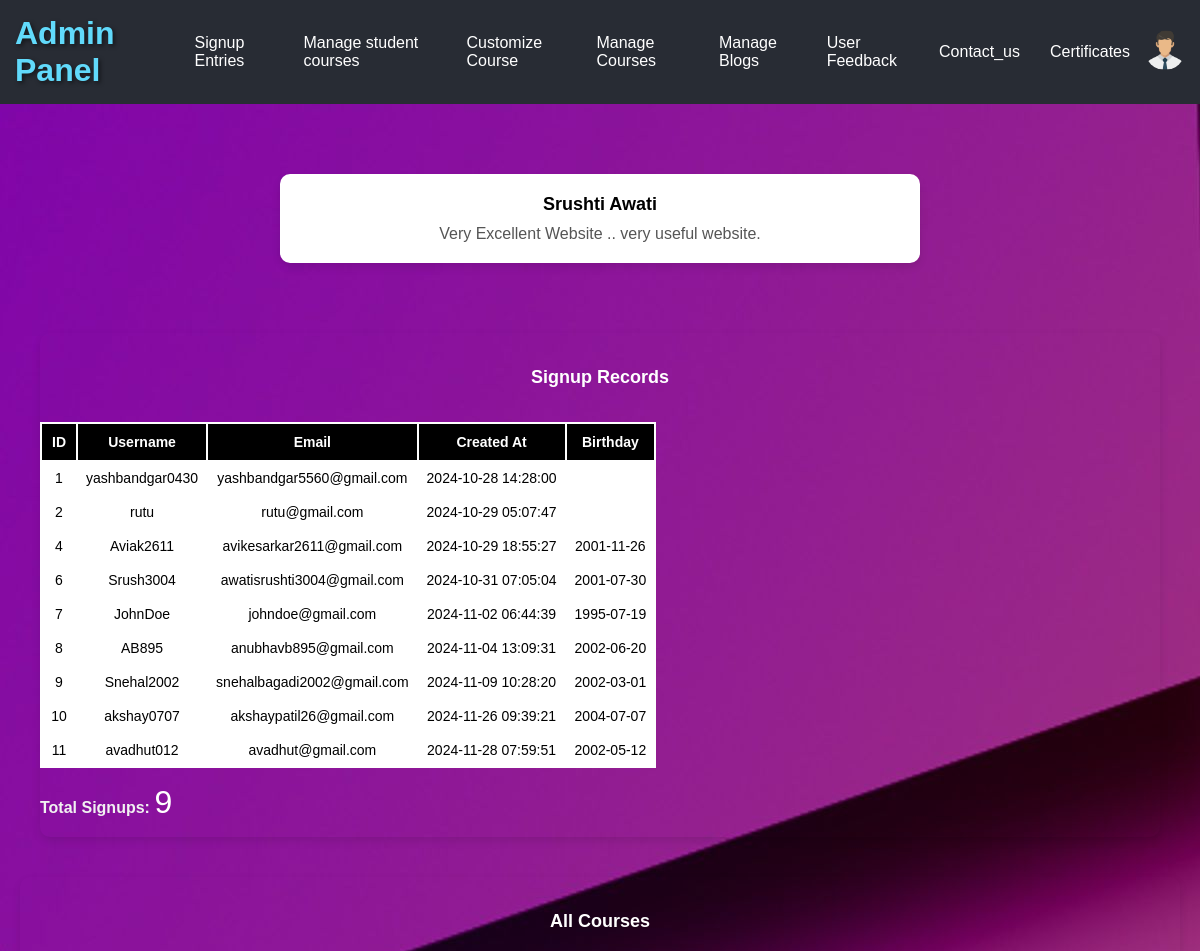
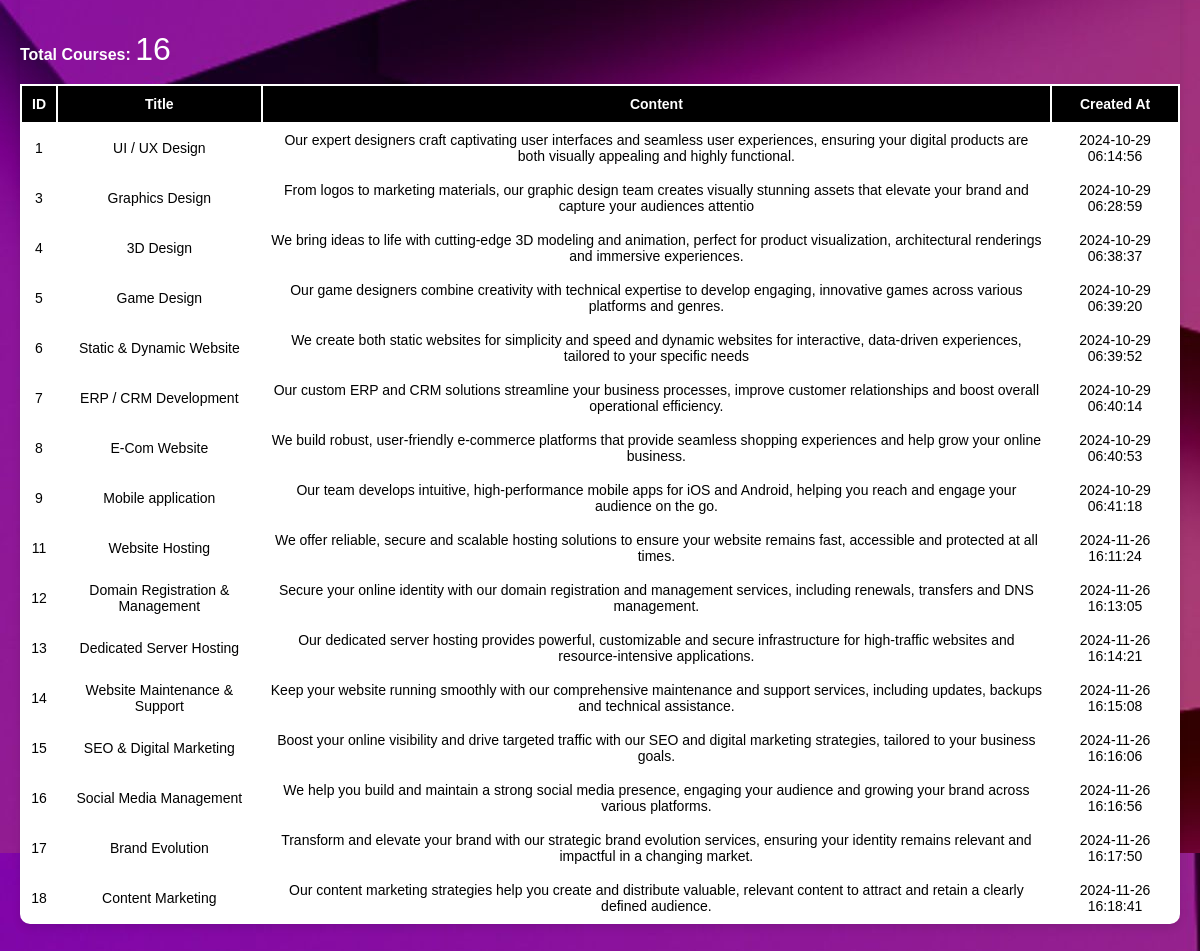
Page /admin-panel.php on the committed database (2 pictures, top to bottom).
### tables this page shows
CREATE TABLE `feedback` (
  `id` int(11) NOT NULL,
  `name` varchar(255) NOT NULL,
  `contact` varchar(15) DEFAULT NULL,
  `email` varchar(255) NOT NULL,
  `feedback` text NOT NULL,
  `created_at` timestamp NOT NULL DEFAULT current_timestamp()
);

CREATE TABLE `users` (
  `id` int(11) NOT NULL,
  `username` varchar(50) NOT NULL,
  `email` varchar(100) NOT NULL,
  `password` varchar(255) NOT NULL,
  `created_at` timestamp NOT NULL DEFAULT current_timestamp(),
  `profile_picture` varchar(255) DEFAULT NULL,
  `birthday` date DEFAULT NULL
);

CREATE TABLE `courses` (
  `id` int(11) NOT NULL,
  `title` varchar(255) NOT NULL,
  `content` text NOT NULL,
  `image` varchar(255) DEFAULT NULL,
  `created_at` timestamp NOT NULL DEFAULT current_timestamp()
);

### admin-panel.php (the view, shortened to what this page needs)
<?php
$servername = "localhost";
$username = "root";
$password = "";
$dbname = "user_system";
$conn = new mysqli($servername, $username, $password, $dbname,port:5306);
$courses_query = "SELECT id, title, content, image, created_at FROM courses";
$courses_result = $conn->query($courses_query);
$feedback_query = "SELECT name, feedback FROM feedback";
$feedback_result = $conn->query($feedback_query);
$feedbacks = [];
if ($feedback_result->num_rows > 0) {
    while ($row = $feedback_result->fetch_assoc()) {
        $feedbacks[] = $row;
    }
}
?>
<!DOCTYPE html>
<html lang="en">
<head>
</head>
<body>
    <div class="navbar">
        <div class="brand">Admin Panel</div>
        <div class="nav-links">
            <a href="#" onclick="showSection('dashboard')">Signup Entries</a>
            <a href="#" onclick="showSection('manageStudents')">Manage student courses</a>
            <a href="#" onclick="showSection('manageAds')">Customize Course</a>
            <a href="#" onclick="showSection('manageCourses')">Manage Courses</a>
            <a href="#" onclick="showSection('manageBlogs')">Manage Blogs</a>
            <a href="#" onclick="showSection('feedback')">User Feedback</a>
            <a href="#" onclick="showSection('contactus')">Contact_us</a>
            <a href="#" onclick="showSection('certificate')">Certificates</a>
            <div class="profile" onclick="toggleDropdown()">
                <img src="images/profilelogo.png" alt="Profile" class="profile-icon">
            </div>
        </div>
    </div>
    <div class="container">
    <div class="feedback-container">
    <?php foreach ($feedbacks as $index => $feedback): ?>
        <div class="feedback-slide <?= $index === 0 ? 'active' : '' ?>">
            <div class="feedback-name"><?= htmlspecialchars($feedback['name']) ?></div>
            <div class="feedback-text"><?= htmlspecialchars($feedback['feedback']) ?></div>
        </div>
    <?php endforeach; ?>
</div>
<div class="container mt-4">
    <div class="row">
        <div class="col-md-6">
            <div class="card">
                <div class="card-header bg-primary text-white">
                    <target><h4 style="color:white;">Signup Records</h4></target>
                </div>
                <div class="card-body">
                    <?php
                    $signup_query = "SELECT * FROM users";
                    $signup_result = $conn->query($signup_query);
                    $count_query = "SELECT COUNT(*) AS total_signups FROM users";
                    $count_result = $conn->query($count_query);
                    $total_signups = $count_result->fetch_assoc()['total_signups'];
                    ?>
                    <?php if ($signup_result->num_rows > 0): ?>
                        <table class="table table-bordered">
                            <thead>
                                <tr style="color:black">
                                    <th>ID</th>
                                    <th>Username</th>
                                    <th>Email</th>
                                    <th>Created At</th>
                                    <th>Birthday</th>
                                </tr>
                            </thead>
                            <tbody>
                                <?php while ($row = $signup_result->fetch_assoc()): ?>
                                    <tr>
                                        <td><?= $row['id'] ?></td>
                                        <td><?= $row['username'] ?></td>
                                        <td><?= $row['email'] ?></td>
                                        <td><?= $row['created_at'] ?></td>
                                        <td><?= $row['birthday'] ?></td>
                                    </tr>
                                <?php endwhile; ?>
                            </tbody>
                        </table>
                        <p><strong style="color:#f1f1f1;">Total Signups:</strong>
    <span style="color: #ffffff; font-size: 2em;"><?= $total_signups ?></span>
</p>
<?php else: ?>
<p>No signup records found.</p>
<?php endif; ?>
                </div>
            </div>
        </div>
    </div>
</div>
<div class="col-md-6">
    <div class="card">
        <div class="card-header bg-success text-white">
            <h4 style="color:white;">All Courses</h4>
        </div>
        <div class="card-body">
            <?php
            $course_count = $courses_result->num_rows;
            ?>
            <p><strong style="color:white;">Total Courses:</strong>
                <span style="color: white; font-size: 2em;"><?= $course_count ?></span>
            </p>
            <?php if ($course_count > 0): ?>
                <table class="table table-bordered">
                    <thead>
                        <tr>
                            <th>ID</th>
                            <th>Title</th>
                            <th>Content</th>
                            <th>Created At</th>
                        </tr>
                    </thead>
                    <tbody>
                        <?php while ($row = $courses_result->fetch_assoc()): ?>
                            <tr>
                                <td><?= $row['id'] ?></td>
                                <td><?= $row['title'] ?></td>
                                <td><?= $row['content'] ?></td>
                                <td><?= $row['created_at'] ?></td>
                            </tr>
                        <?php endwhile; ?>
                    </tbody>
                </table>
            <?php else: ?>
                <p>No courses found.</p>
            <?php endif; ?>
        </div>
    </div>
</div>
</div>
</body>
</html>

### admin-panel.php (style rules this page uses)
body { margin: 0; padding: 0; font-family: Arial, sans-serif; background-image: url('./images/background2.jpg'); background-repeat: repeat; background-size: auto; background-position: top left; }
.navbar { display: flex; justify-content: space-between; align-items: center; background-color: #282c34; padding: 15px; }
.brand { font-size: 2em; font-weight: bold; color: #61dafb; text-shadow: 2px 2px 4px rgba(0, 0, 0, 0.5); animation: fadeIn 1.5s ease-in-out; }
.nav-links { display: flex; align-items: center; }
.nav-links a { color: #ffffff; padding: 10px 15px; text-decoration: none; transition: color 0.3s ease; }
.profile { position: relative; cursor: pointer; }
.profile-icon { width: 40px; height: 40px; border-radius: 50%; }
.container { padding: 20px; }
.active { display: block; }
.feedback-container { max-width: 600px; margin: 50px auto; padding: 20px; border-radius: 10px; background-color: #ffffff; box-shadow: 0 4px 8px rgba(0, 0, 0, 0.1); text-align: center; overflow: hidden; }
.feedback-slide { display: none; }
.feedback-slide.active { display: block; }
.feedback-name { font-weight: bold; font-size: 18px; margin-bottom: 10px; }
.feedback-text { font-size: 16px; color: #555; }
.container { max-width: 1200px; margin: auto; padding: 20px; }
.card { border-radius: 10px; box-shadow: 0 4px 8px rgba(0, 0, 0, 0.1); margin-bottom: 20px; overflow: hidden; }
.card-header { font-weight: bold; font-size: 18px; text-align: center; padding: 10px 0; }
.table { margin: 0; font-size: 14px; text-align: left; background-color: white; }
.table th { background-color: black; color: white; text-align: center; padding: 10px; }
.table td { padding: 8px; text-align: center; vertical-align: middle; }

### rows in the picture
feedback: name "Srushti Awati", feedback "Very Excellent Website .. very useful website."
users: id "1", username "yashbandgar0430", email "yashbandgar5560@gmail.com", created_at "2024-10-28 14:28:00"
users: id "2", username "rutu", email "rutu@gmail.com", created_at "2024-10-29 05:07:47"
users: id "4", username "Aviak2611", email "avikesarkar2611@gmail.com", created_at "2024-10-29 18:55:27", birthday "2001-11-26"
users: id "6", username "Srush3004", email "awatisrushti3004@gmail.com", created_at "2024-10-31 07:05:04", birthday "2001-07-30"
users: id "7", username "JohnDoe", email "johndoe@gmail.com", created_at "2024-11-02 06:44:39", birthday "1995-07-19"
users: id "8", username "AB895", email "anubhavb895@gmail.com", created_at "2024-11-04 13:09:31", birthday "2002-06-20"
users: id "9", username "Snehal2002", email "snehalbagadi2002@gmail.com", created_at "2024-11-09 10:28:20", birthday "2002-03-01"
users: id "10", username "akshay0707", email "akshaypatil26@gmail.com", created_at "2024-11-26 09:39:21", birthday "2004-07-07"
users: id "11", username "avadhut012", email "avadhut@gmail.com", created_at "2024-11-28 07:59:51", birthday "2002-05-12"
courses: id "1", title "UI / UX Design", content "Our expert designers craft captivating user interfaces and seamless user experiences, ensuring your digital products are both visually appealing and highly functional.", created_at "2024-10-29 06:14:56"
courses: id "3", title "Graphics Design", content "From logos to marketing materials, our graphic design team creates visually stunning assets that elevate your brand and capture your audiences attentio", created_at "2024-10-29 06:28:59"
courses: id "4", title "3D Design", content "We bring ideas to life with cutting-edge 3D modeling and animation, perfect for product visualization, architectural renderings and immersive experiences.", created_at "2024-10-29 06:38:37"
courses: id "5", title "Game Design", content "Our game designers combine creativity with technical expertise to develop engaging, innovative games across various platforms and genres.", created_at "2024-10-29 06:39:20"
courses: id "6", title "Static & Dynamic Website", content "We create both static websites for simplicity and speed and dynamic websites for interactive, data-driven experiences, tailored to your specific needs", created_at "2024-10-29 06:39:52"
courses: id "7", title "ERP / CRM Development", content "Our custom ERP and CRM solutions streamline your business processes, improve customer relationships and boost overall operational efficiency.", created_at "2024-10-29 06:40:14"
courses: id "8", title "E-Com Website", content "We build robust, user-friendly e-commerce platforms that provide seamless shopping experiences and help grow your online business.", created_at "2024-10-29 06:40:53"
courses: id "9", title "Mobile application", content "Our team develops intuitive, high-performance mobile apps for iOS and Android, helping you reach and engage your audience on the go.", created_at "2024-10-29 06:41:18"
courses: id "11", title "Website Hosting", content "We offer reliable, secure and scalable hosting solutions to ensure your website remains fast, accessible and protected at all times.", created_at "2024-11-26 16:11:24"
courses: id "12", title "Domain Registration & Management", content "Secure your online identity with our domain registration and management services, including renewals, transfers and DNS management.", created_at "2024-11-26 16:13:05"
courses: id "13", title "Dedicated Server Hosting", content "Our dedicated server hosting provides powerful, customizable and secure infrastructure for high-traffic websites and resource-intensive applications.", created_at "2024-11-26 16:14:21"
courses: id "14", title "Website Maintenance & Support", content "Keep your website running smoothly with our comprehensive maintenance and support services, including updates, backups and technical assistance.", created_at "2024-11-26 16:15:08"
courses: id "15", title "SEO & Digital Marketing", content "Boost your online visibility and drive targeted traffic with our SEO and digital marketing strategies, tailored to your business goals.", created_at "2024-11-26 16:16:06"
courses: id "16", title "Social Media Management", content "We help you build and maintain a strong social media presence, engaging your audience and growing your brand across various platforms.", created_at "2024-11-26 16:16:56"
courses: id "17", title "Brand Evolution", content "Transform and elevate your brand with our strategic brand evolution services, ensuring your identity remains relevant and impactful in a changing market.", created_at "2024-11-26 16:17:50"
courses: id "18", title "Content Marketing", content "Our content marketing strategies help you create and distribute valuable, relevant content to attract and retain a clearly defined audience.", created_at "2024-11-26 16:18:41"

### other values in the picture
$total_signups "9"
$course_count "16"
